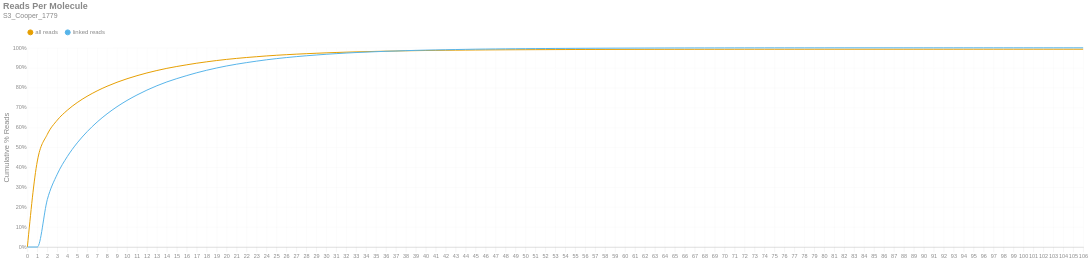

The notebook cell this image was saved under:
### Markdown cell above
### Reads per Molecule
This chart shows the cumulative distribution of the number of reads per linked molecule. That is, how many alignments are associated with a unique molecule. This excludes the number of reads associated with invalid or absent linked-read barcodes. The `linked` histogram is the percentages recalculated when disregarding singletons.

### Code cell
if SKIPLR:
    print_html(f"Skipped")
else:
    counts = np.bincount(valids['reads'].cast(pl.Int64).to_numpy())
    weighted = counts * np.arange(len(counts))
    all_perc = weighted / n_reads
    linked_perc = weighted / n_linked_reads
    linked_perc[1] = 0
    binned_df = pl.DataFrame({
        'readsper': list(range(len(counts))),
        'all reads (cumsum)': np.cumsum(all_perc).tolist(),
        'linked reads (cumsum)': np.cumsum(linked_perc).tolist(),
    })

    with SafeRender(binned_df):
        (
            density_plot(binned_df, 'Reads Per Molecule', samplename, 'readspmol')
            .encode(
                x=alt.X('readsper:O', title=None).axis(labelAngle=0).scale(padding=0),
                y=alt.Y('value:Q', title='Cumulative % Reads').axis(format='%').stack(False),
                color=alt.Color("key:N").scale(domain=["all reads", "linked reads"]),
                tooltip=[
                    alt.Tooltip("key:N", title="Data Type"),
                    alt.Tooltip("readsper:O", title="Reads Per Molecule"),
                    alt.Tooltip("value:Q", format=".2%", title="% Reads (Cum.)")
                ]            
            )
        ).display()

### Figure 1 — Vega-Lite specification as saved in the notebook (floating-point values rounded to 4 significant figures)
{"width": "container", "height": 400, "config": {"title": {"anchor": "start", "dy": -15, "fontSize": 18, "color": "#888888", "subtitleColor": "#888888", "subtitleFontSize": 14}, "arc": {"fill": "#0072B2"}, "axis": {"domainColor": "#888888", "domainWidth": 0.5, "gridWidth": 0.2, "grid": false, "titleFontWeight": 400, "titleFontSize": 15, "labelFontSize": 11, "labelColor": "#888888", "tickColor": "#888888", "tickWidth": 0.2, "titleColor": "#888888"}, "axisBand": {"grid": false}, "axisX": {"grid": true, "tickSize": 10, "domainCap": "round"}, "axisY": {"domain": false, "grid": true, "tickSize": 0, "domainCap": "round"}, "background": "transparent", "header": {"labelFontSize": 15, "labelColor": "#888888", "titleFontSize": 15, "titleFontWeight": 600, "titleColor": "#888888"}, "legend": {"labelFont": "sans-serif", "labelFontSize": 12, "labelColor": "#888888", "symbolSize": 100, "symbolType": "circle", "titleFontSize": 12, "titlePadding": 10, "titleColor": "#888888", "title": null, "orient": "top"}, "range": {"category": ["#E69F00", "#56B4E9", "#009E73", "#F0E442", "#0072B2", "#D55E00", "#CC79A7", "#000000"], "diverging": ["#cfe8f3", "#a2d4ec", "#73bfe2", "#46abdb", "#1696d2", "#12719e"]}, "area": {"fill": "#0072B2", "fillOpacity": 0.7, "line": true, "strokeOpacity": 0.7}, "line": {"color": "#0072B2", "stroke": "#0072B2", "strokeWidth": 2}, "trail": {"color": "#0072B2", "stroke": "#0072B2", "strokeWidth": 0, "size": 1}, "point": {"filled": true, "fillOpacity": 1.0, "size": 95}, "text": {"color": "#888888", "fontSize": 11, "align": "right", "fontWeight": 400, "size": 11}, "bar": {"fill": "#0072B2", "stroke": null}, "view": {"stroke": null, "continuousWidth": 660, "continuousHeight": 400}}, "data": {"name": "data-43675173c98eb02859db764419f08181"}, "mark": {"type": "line", "interpolate": "monotone", "point": {"opacity": 0, "size": 275}}, "encoding": {"color": {"field": "key", "scale": {"domain": ["all reads", "linked reads"]}, "type": "nominal"}, "tooltip": [{"field": "key", "title": "Data Type", "type": "nominal"}, {"field": "readsper", "title": "Reads Per Molecule", "type": "ordinal"}, {"field": "value", "format": ".2%", "title": "% Reads (Cum.)", "type": "quantitative"}], "x": {"axis": {"labelAngle": 0}, "field": "readsper", "scale": {"padding": 0}, "title": null, "type": "ordinal"}, "y": {"axis": {"format": "%"}, "field": "value", "stack": false, "title": "Cumulative % Reads", "type": "quantitative"}}, "params": [{"name": "param_c36ac31b6afebe62", "select": {"type": "point", "fields": ["key"]}, "bind": "legend"}], "title": {"text": "Reads Per Molecule", "subtitle": "S3_Cooper_1779"}, "transform": [{"fold": ["all reads (cumsum)", "linked reads (cumsum)"]}, {"calculate": "replace(datum.key, ' (cumsum)', '')", "as": "key"}, {"filter": {"param": "param_c36ac31b6afebe62"}}], "usermeta": {"embedOptions": {"downloadFileName": "S3_Cooper_1779.readspmol"}}, "$schema": "https://vega.github.io/schema/vega-lite/v6.1.0.json", "datasets": {"data-43675173c98eb02859db764419f08181": [{"readsper": 0, "all reads (cumsum)": 0.0, "linked reads (cumsum)": 0.0}, {"readsper": 1, "all reads (cumsum)": 0.4318, "linked reads (cumsum)": 0.0}, {"readsper": 2, "all reads (cumsum)": 0.5655, "linked reads (cumsum)": 0.2382}, {"readsper": 3, "all reads (cumsum)": 0.637, "linked reads (cumsum)": 0.3656}, {"readsper": 4, "all reads (cumsum)": 0.6863, "linked reads (cumsum)": 0.4535}, {"readsper": 5, "all reads (cumsum)": 0.725, "linked reads (cumsum)": 0.5225}, {"readsper": 6, "all reads (cumsum)": 0.7568, "linked reads (cumsum)": 0.5791}, {"readsper": 7, "all reads (cumsum)": 0.7838, "linked reads (cumsum)": 0.6273}, {"readsper": 8, "all reads (cumsum)": 0.807, "linked reads (cumsum)": 0.6686}, {"readsper": 9, "all reads (cumsum)": 0.8271, "linked reads (cumsum)": 0.7044}, {"readsper": 10, "all reads (cumsum)": 0.8446, "linked reads (cumsum)": 0.7357}, {"readsper": 11, "all reads (cumsum)": 0.86, "linked reads (cumsum)": 0.7631}, {"readsper": 12, "all reads (cumsum)": 0.8738, "linked reads (cumsum)": 0.7877}, {"readsper": 13, "all reads (cumsum)": 0.886, "linked reads (cumsum)": 0.8094}, {"readsper": 14, "all reads (cumsum)": 0.8968, "linked reads (cumsum)": 0.8287}, {"readsper": 15, "all reads (cumsum)": 0.9062, "linked reads (cumsum)": 0.8454}, {"readsper": 16, "all reads (cumsum)": 0.9147, "linked reads (cumsum)": 0.8605}, {"readsper": 17, "all reads (cumsum)": 0.9226, "linked reads (cumsum)": 0.8747}, {"readsper": 18, "all reads (cumsum)": 0.9297, "linked reads (cumsum)": 0.8873}, {"readsper": 19, "all reads (cumsum)": 0.9361, "linked reads (cumsum)": 0.8987}, {"readsper": 20, "all reads (cumsum)": 0.9418, "linked reads (cumsum)": 0.9089}, {"readsper": 21, "all reads (cumsum)": 0.9468, "linked reads (cumsum)": 0.9177}, {"readsper": 22, "all reads (cumsum)": 0.9513, "linked reads (cumsum)": 0.9257}, {"readsper": 23, "all reads (cumsum)": 0.9553, "linked reads (cumsum)": 0.933}, {"readsper": 24, "all reads (cumsum)": 0.9592, "linked reads (cumsum)": 0.9398}, {"readsper": 25, "all reads (cumsum)": 0.9625, "linked reads (cumsum)": 0.9458}, {"readsper": 26, "all reads (cumsum)": 0.9654, "linked reads (cumsum)": 0.951}, {"readsper": 27, "all reads (cumsum)": 0.9681, "linked reads (cumsum)": 0.9557}, {"readsper": 28, "all reads (cumsum)": 0.9705, "linked reads (cumsum)": 0.96}, {"readsper": 29, "all reads (cumsum)": 0.9727, "linked reads (cumsum)": 0.9639}, {"readsper": 30, "all reads (cumsum)": 0.9747, "linked reads (cumsum)": 0.9674}, {"readsper": 31, "all reads (cumsum)": 0.9765, "linked reads (cumsum)": 0.9707}, {"readsper": 32, "all reads (cumsum)": 0.9781, "linked reads (cumsum)": 0.9736}, {"readsper": 33, "all reads (cumsum)": 0.9796, "linked reads (cumsum)": 0.9763}, {"readsper": 34, "all reads (cumsum)": 0.9808, "linked reads (cumsum)": 0.9784}, {"readsper": 35, "all reads (cumsum)": 0.982, "linked reads (cumsum)": 0.9806}, {"readsper": 36, "all reads (cumsum)": 0.9831, "linked reads (cumsum)": 0.9824}, {"readsper": 37, "all reads (cumsum)": 0.9839, "linked reads (cumsum)": 0.9839}, {"readsper": 38, "all reads (cumsum)": 0.9849, "linked reads (cumsum)": 0.9857}, {"readsper": 39, "all reads (cumsum)": 0.9857, "linked reads (cumsum)": 0.9871}, {"readsper": 40, "all reads (cumsum)": 0.9864, "linked reads (cumsum)": 0.9884}, {"readsper": 41, "all reads (cumsum)": 0.987, "linked reads (cumsum)": 0.9893}, {"readsper": 42, "all reads (cumsum)": 0.9875, "linked reads (cumsum)": 0.9904}, {"readsper": 43, "all reads (cumsum)": 0.9881, "linked reads (cumsum)": 0.9914}, {"readsper": 44, "all reads (cumsum)": 0.9886, "linked reads (cumsum)": 0.9922}, {"readsper": 45, "all reads (cumsum)": 0.9891, "linked reads (cumsum)": 0.9931}, {"readsper": 46, "all reads (cumsum)": 0.9894, "linked reads (cumsum)": 0.9938}, {"readsper": 47, "all reads (cumsum)": 0.9897, "linked reads (cumsum)": 0.9943}, {"readsper": 48, "all reads (cumsum)": 0.99, "linked reads (cumsum)": 0.9948}, {"readsper": 49, "all reads (cumsum)": 0.9903, "linked reads (cumsum)": 0.9953}, {"readsper": 50, "all reads (cumsum)": 0.9905, "linked reads (cumsum)": 0.9957}, {"readsper": 51, "all reads (cumsum)": 0.9907, "linked reads (cumsum)": 0.9961}, {"readsper": 52, "all reads (cumsum)": 0.9909, "linked reads (cumsum)": 0.9964}, {"readsper": 53, "all reads (cumsum)": 0.9912, "linked reads (cumsum)": 0.9968}, {"readsper": 54, "all reads (cumsum)": 0.9913, "linked reads (cumsum)": 0.9971}, {"readsper": 55, "all reads (cumsum)": 0.9915, "linked reads (cumsum)": 0.9974}, {"readsper": 56, "all reads (cumsum)": 0.9916, "linked reads (cumsum)": 0.9976}, {"readsper": 57, "all reads (cumsum)": 0.9917, "linked reads (cumsum)": 0.9978}, {"readsper": 58, "all reads (cumsum)": 0.9918, "linked reads (cumsum)": 0.998}, {"readsper": 59, "all reads (cumsum)": 0.992, "linked reads (cumsum)": 0.9983}, {"readsper": 60, "all reads (cumsum)": 0.9921, "linked reads (cumsum)": 0.9985}, {"readsper": 61, "all reads (cumsum)": 0.9922, "linked reads (cumsum)": 0.9986}, {"readsper": 62, "all reads (cumsum)": 0.9922, "linked reads (cumsum)": 0.9988}, {"readsper": 63, "all reads (cumsum)": 0.9923, "linked reads (cumsum)": 0.9989}, {"readsper": 64, "all reads (cumsum)": 0.9924, "linked reads (cumsum)": 0.9991}, {"readsper": 65, "all reads (cumsum)": 0.9925, "linked reads (cumsum)": 0.9992}, {"readsper": 66, "all reads (cumsum)": 0.9925, "linked reads (cumsum)": 0.9993}, {"readsper": 67, "all reads (cumsum)": 0.9926, "linked reads (cumsum)": 0.9994}, {"readsper": 68, "all reads (cumsum)": 0.9926, "linked reads (cumsum)": 0.9994}, {"readsper": 69, "all reads (cumsum)": 0.9926, "linked reads (cumsum)": 0.9995}, {"readsper": 70, "all reads (cumsum)": 0.9927, "linked reads (cumsum)": 0.9995}, {"readsper": 71, "all reads (cumsum)": 0.9927, "linked reads (cumsum)": 0.9996}, {"readsper": 72, "all reads (cumsum)": 0.9928, "linked reads (cumsum)": 0.9997}, {"readsper": 73, "all reads (cumsum)": 0.9928, "linked reads (cumsum)": 0.9997}, {"readsper": 74, "all reads (cumsum)": 0.9928, "linked reads (cumsum)": 0.9998}, {"readsper": 75, "all reads (cumsum)": 0.9928, "linked reads (cumsum)": 0.9998}, {"readsper": 76, "all reads (cumsum)": 0.9928, "linked reads (cumsum)": 0.9998}, {"readsper": 77, "all reads (cumsum)": 0.9928, "linked reads (cumsum)": 0.9998}, {"readsper": 78, "all reads (cumsum)": 0.9928, "linked reads (cumsum)": 0.9998}, {"readsper": 79, "all reads (cumsum)": 0.9929, "linked reads (cumsum)": 0.9999}, {"readsper": 80, "all reads (cumsum)": 0.9929, "linked reads (cumsum)": 0.9999}, {"readsper": 81, "all reads (cumsum)": 0.9929, "linked reads (cumsum)": 0.9999}, {"readsper": 82, "all reads (cumsum)": 0.9929, "linked reads (cumsum)": 0.9999}, {"readsper": 83, "all reads (cumsum)": 0.9929, "linked reads (cumsum)": 0.9999}, {"readsper": 84, "all reads (cumsum)": 0.9929, "linked reads (cumsum)": 0.9999}, {"readsper": 85, "all reads (cumsum)": 0.9929, "linked reads (cumsum)": 0.9999}, {"readsper": 86, "all reads (cumsum)": 0.9929, "linked reads (cumsum)": 0.9999}, {"readsper": 87, "all reads (cumsum)": 0.9929, "linked reads (cumsum)": 0.9999}, {"readsper": 88, "all reads (cumsum)": 0.9929, "linked reads (cumsum)": 0.9999}, {"readsper": 89, "all reads (cumsum)": 0.9929, "linked reads (cumsum)": 0.9999}, {"readsper": 90, "all reads (cumsum)": 0.9929, "linked reads (cumsum)": 1.0}, {"readsper": 91, "all reads (cumsum)": 0.9929, "linked reads (cumsum)": 1.0}, {"readsper": 92, "all reads (cumsum)": 0.9929, "linked reads (cumsum)": 1.0}, {"readsper": 93, "all reads (cumsum)": 0.9929, "linked reads (cumsum)": 1.0}, {"readsper": 94, "all reads (cumsum)": 0.9929, "linked reads (cumsum)": 1.0}, {"readsper": 95, "all reads (cumsum)": 0.9929, "linked reads (cumsum)": 1.0}, {"readsper": 96, "all reads (cumsum)": 0.9929, "linked reads (cumsum)": 1.0}, {"readsper": 97, "all reads (cumsum)": 0.9929, "linked reads (cumsum)": 1.0}, {"readsper": 98, "all reads (cumsum)": 0.9929, "linked reads (cumsum)": 1.0}, {"readsper": 99, "all reads (cumsum)": 0.9929, "linked reads (cumsum)": 1.0}, {"readsper": 100, "all reads (cumsum)": 0.9929, "linked reads (cumsum)": 1.0}, {"readsper": 101, "all reads (cumsum)": 0.9929, "linked reads (cumsum)": 1.0}, {"readsper": 102, "all reads (cumsum)": 0.9929, "linked reads (cumsum)": 1.0}, {"readsper": 103, "all reads (cumsum)": 0.9929, "linked reads (cumsum)": 1.0}, {"readsper": 104, "all reads (cumsum)": 0.9929, "linked reads (cumsum)": 1.0}, {"readsper": 105, "all reads (cumsum)": 0.9929, "linked reads (cumsum)": 1.0}, {"readsper": 106, "all reads (cumsum)": 0.9929, "linked reads (cumsum)": 1.0}]}}
